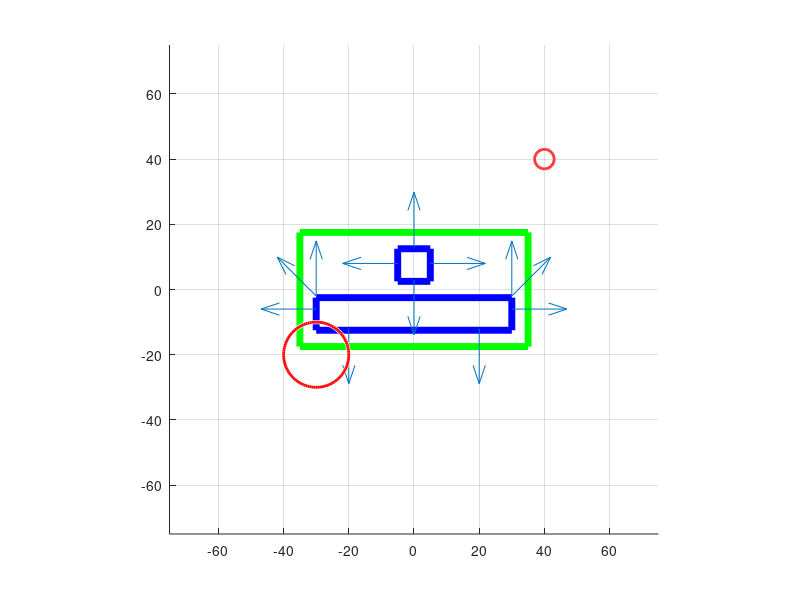

MATLAB code for this plot:
close all;

res = 10;
size = 150;

sensorpositions = [[-30 -6 -1 0];
                   [-30 -2 -.707 .707];
                   [-30 -2 0 1];
                   [30 -2 0 1];
                   [30 -2 .707 .707];
                   [30 -6 1 0];
                   [20 -12 0 -1];
                   [-20 -12 0 -1];
                   
                   [-5 8 -1 0];
                    [5 8 1 0]
                    [0 13 0 1];
                    [0 3 0 -1]];
                
                
objects = [[40 40 3];
           [-30 -20 10]];

distances = [-1 20 20 -1 -1 30 25 40 40 -1 45 40];

%% DRAW THE ROBOT

lowerbase = 60;
lowerheight = 10;
upperbase = 10;
upperheight = 10;
distbetween = 5;

overallbase = max(lowerbase, upperbase) + 10;
overallheight = lowerheight + distbetween + upperheight + 10;

lowercenter = -overallheight/2 + 5 + lowerheight/2;
uppercenter = overallheight/2 - 5 - upperheight/2;

axis([-size/2 size/2 -size/2 size/2]);
axis square;

hold on;
grid on;
plot([-overallbase/2, overallbase/2], [-overallheight/2, -overallheight/2], 'g-', 'Linewidth', 5);
plot([overallbase/2, overallbase/2], [-overallheight/2, overallheight/2], 'g-', 'Linewidth', 5);
plot([overallbase/2, -overallbase/2], [overallheight/2, overallheight/2], 'g-', 'Linewidth', 5);
plot([-overallbase/2, -overallbase/2], [overallheight/2, -overallheight/2], 'g-', 'Linewidth', 5);

plot([-lowerbase/2,lowerbase/2],[lowercenter-lowerheight/2,lowercenter-lowerheight/2], 'b-', 'Linewidth', 5);
plot([lowerbase/2,lowerbase/2],[lowercenter-lowerheight/2,lowercenter+lowerheight/2], 'b-', 'Linewidth', 5);
plot([lowerbase/2,-lowerbase/2],[lowercenter+lowerheight/2,lowercenter+lowerheight/2], 'b-', 'Linewidth', 5);
plot([-lowerbase/2,-lowerbase/2],[lowercenter+lowerheight/2,lowercenter-lowerheight/2], 'b-', 'Linewidth', 5);

plot([-upperbase/2,upperbase/2],[uppercenter-upperheight/2,uppercenter-upperheight/2], 'b-', 'Linewidth', 5);
plot([upperbase/2,upperbase/2],[uppercenter-upperheight/2,uppercenter+upperheight/2], 'b-', 'Linewidth', 5);
plot([upperbase/2,-upperbase/2],[uppercenter+upperheight/2,uppercenter+upperheight/2], 'b-', 'Linewidth', 5);
plot([-upperbase/2,-upperbase/2],[uppercenter+upperheight/2,uppercenter-upperheight/2], 'b-', 'Linewidth', 5);

unitsize = size/20;

norms = sensorpositions(:,3:4).*unitsize;
quiver(sensorpositions(:,1),sensorpositions(:,2),norms(:,1),norms(:,2));

viscircles(objects(:,1:2),objects(:,3));